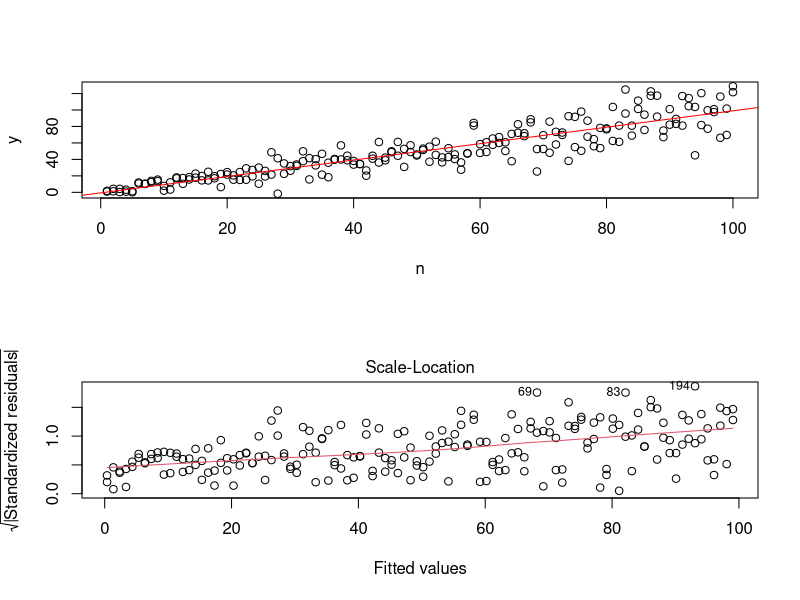
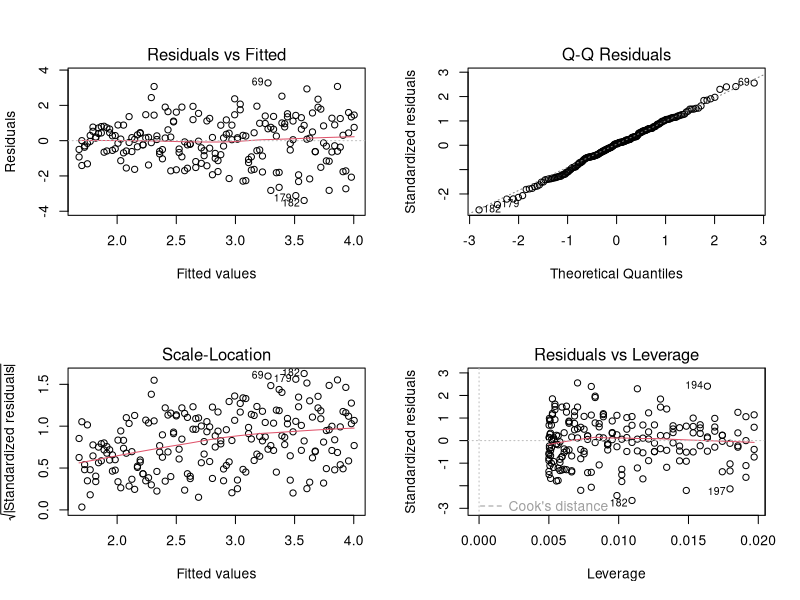

Write R code to recreate these figures, in order.
# https://stats.stackexchange.com/questions/258485/simulate-linear-regression-with-heteroscedasticity
library(zoo)
library(lmtest) # bptest

#===============================================================================
# To simulate data with a varying error variance, 
# you need to specify the data generating process for the error variance. 
# As has been pointed out in the comments, you did that when you generated your original data. 
# If you have real data and want to try this, you just need to identify the function that
# specifies how the residual variance depends on your covariates. 
# The standard way to do that is to fit your model,
# check that it is reasonable (other than the heteroscedasticity), and save the residuals. 
# Those residuals become the Y variable of a new model.
# Below I have done that for your data generating process. 
# (I don't see where you set the random seed, so these won't literally be the same data, 
# but should be similar, and you can reproduce mine exactly by using my seed.)


set.seed(568)  # this makes the example exactly reproducible

n      = rep(1:100,2)
a      = 0
b      = 1
sigma2 = n^1.3
eps    = rnorm(n,mean=0,sd=sqrt(sigma2))
y      = a+b*n + eps
mod    = lm(y ~ n)
res    = residuals(mod)


layout(matrix(1:2, nrow=2))
plot(n,y)
abline(coef(mod), col="red")
plot(mod, which=3)
#===============================================================================

# Note that R's ?plot.lm will give you a plot (cf., here) of the square root of the absolute values of the residuals, 
# helpfully overlaid with a lowess fit, which is just what you need. 
# (If you have multiple covariates, you might want to assess this against each covariate separately.) 
# There is the slightest hint of a curve, but this looks like a straight line does a good job of fitting the data. 
# So let's explicitly fit that model:

res.mod = lm(sqrt(abs(res))~fitted(mod))
summary(res.mod)

layout(matrix(1:4, nrow=2, ncol=2, byrow=TRUE))
plot(res.mod, which=1)
plot(res.mod, which=2)
plot(res.mod, which=3)
plot(res.mod, which=5)


#===============================================================================
# We needn't be concerned that the residual variance seems to be increasing in the scale-location
# plot for this model as well—that essentially has to happen. 
# There is again the slightest hint of a curve, 
# so we can try to fit a squared term and see if that helps (but it doesn't):
res.mod2 = lm(sqrt(abs(res))~poly(fitted(mod), 2))
summary(res.mod2)
# output omitted
anova(res.mod, res.mod2)

# If we're satisfied with this, we can now use this process as an add-on to simulate data.
set.seed(4396)  # this makes the example exactly reproducible
x = n
expected.y = coef(mod)[1] + coef(mod)[2]*x
sim.errors = rnorm(length(x), mean=0,
                   sd=(coef(res.mod)[1] + coef(res.mod)[2]*expected.y)^2)
observed.y = expected.y + sim.errors

#===============================================================================
# Note that this process is no more guaranteed to find the true data generating process than any 
# other statistical method. You used a non-linear function to generate the error SDs, 
# and we approximated it with a linear function. 
# If you actually know the true data generating process a-priori 
# (as in this case, because you simulated the original data), you might as well use it. 
# You can decide if the approximation here is good enough for your purposes. 
# We typically don't know the true data generating process, however, and based on Occam's razor, 
# go with the simplest function that adequately fits the data we have given the amount of 
# information available. You can also try splines or fancier approaches if you prefer. 
# The bivariate distributions look reasonably similar to me, 
# but we can see that while the estimated function largely parallels the true function, 
# they do not overlap:


  
  

